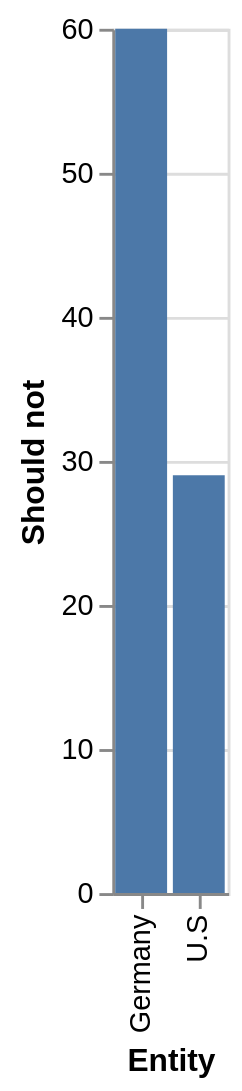

The specification (Vega-Lite) saved for this image:
### Vega-Lite specification from a JSON file in a GitHub repository (floating-point values rounded to 4 significant figures)
{"$schema": "https://vega.github.io/schema/vega-lite/v5.json", "description": "Bar chart auto-generated from CSV", "data": {"values": [{"Entity": "Germany", "Should not": 60}, {"Entity": "U.S", "Should not": 29}]}, "mark": "bar", "encoding": {"x": {"field": "Entity", "type": "ordinal"}, "y": {"field": "Should not", "type": "quantitative"}}}
